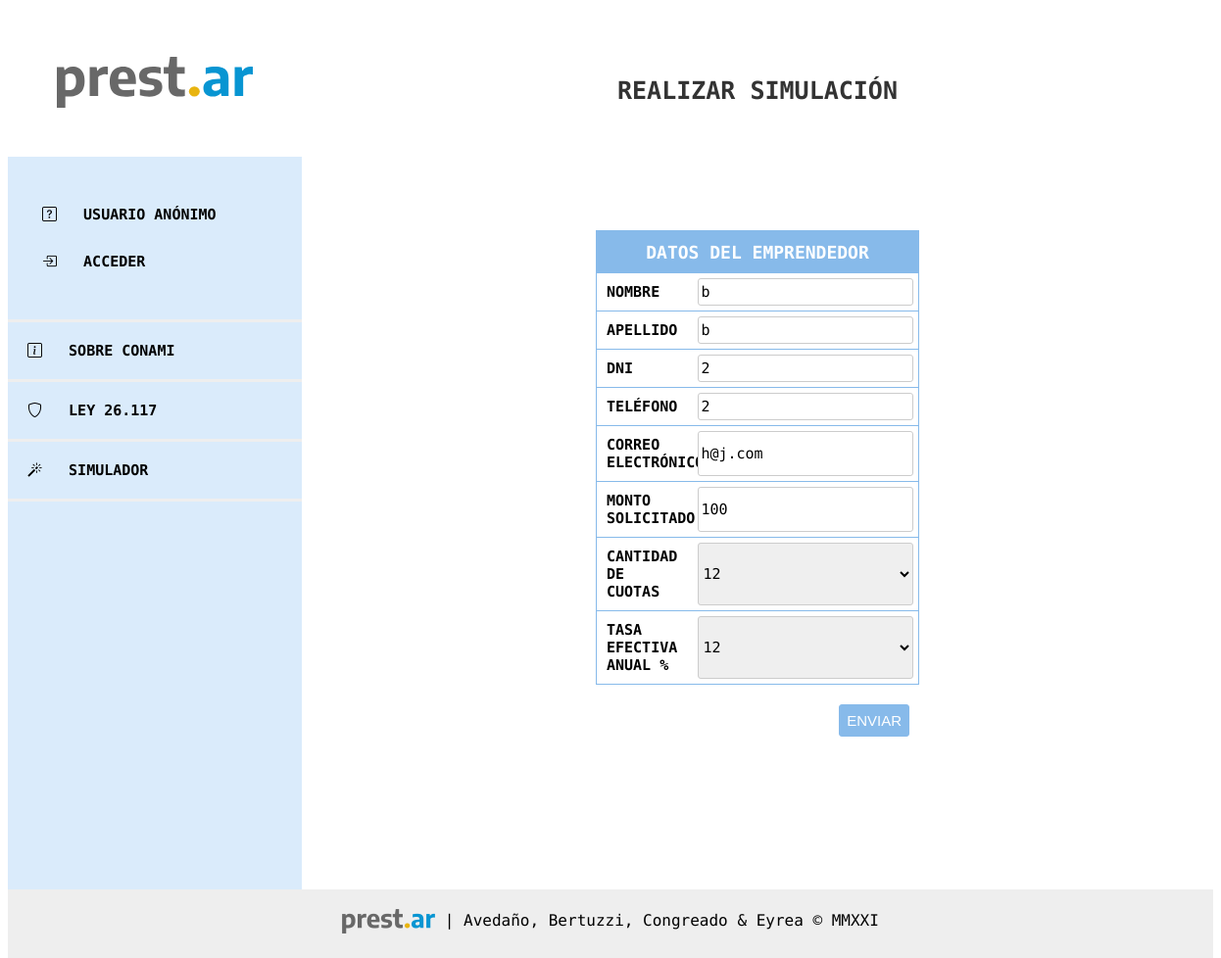
The page /simulador/2/edit/ on the database its author committed.
### prestamos/models.py (models this page shows, shortened)
class Simulacion(models.Model):
    CUOTAS_LISTA = [
        ('1', '1'),
        ('3', '3'),
        ('6', '6'),
        ('9', '9'),
        ('12', '12'),
        ('18', '18'),
        ('24', '24'),
    ]
    smvm = models.ForeignKey(
        SMVM, on_delete=models.CASCADE, null=True, default=1)
    author = models.ForeignKey(
        settings.AUTH_USER_MODEL, on_delete=models.CASCADE, null=True)  # Acá tiene que quedar el null=True porque se tiene que poder hacer simulaciones sin registrarse
    nombre = models.CharField(max_length=200)
    apellido = models.CharField(max_length=200)
    dni = models.IntegerField(validators=[
                              MaxValueValidator(99999999)])
    importe_solicitado = models.PositiveIntegerField()
    created_date = models.DateTimeField(
        default=timezone.now)
    tasa_id = models.ForeignKey(
        TasaInteres, on_delete=models.CASCADE, null=True, default=1)
    tasa_anual = models.PositiveIntegerField()
    cant_cuotas = models.CharField(max_length=200, choices=CUOTAS_LISTA)
    telefono = models.CharField(max_length=200)
    email = models.CharField(max_length=200)
    cuota_final = models.DecimalField(
        decimal_places=2, max_digits=9, null=True)

### prestamos/views.py (the view)
# urls.py: path('simulador/<int:pk>/edit/', views.simulacion_edit, name='simulacion_edit'),
def simulacion_edit(request, pk):
    simulacion = get_object_or_404(Simulacion, pk=pk)
    if request.method == "POST":
        form = SimulacionForm(request.POST, instance=simulacion)
        if form.is_valid():
            simulacion = form.save(commit=False)
            simulacion.save()
            return redirect('simulacion_detail', pk=simulacion.pk)
    else:
        form = SimulacionForm(instance=simulacion)
    return render(request, 'simulador/simulacion_edit.html', {'form': form})

### prestamos/forms.py
class SimulacionForm(forms.ModelForm):
    class Meta:
        model = Simulacion
        fields = ['apellido', 'nombre', 'telefono', 'email', 'importe_solicitado',
                  'cant_cuotas', 'tasa_id', 'dni']

### prestamos/models.py (called while the page is built)
    def __str__(self):
        return '{}'.format(self.tasa)

### prestamos/templates/simulador/simulacion_edit.html (shortened to what this page needs)
{% extends 'base.html' %}
{% block content %}
<header>
	REALIZAR SIMULACIÓN
</header>
<main>
    <div class="texto" style="color:red; padding:30px">
    </div>
    <form target="_self"  method="POST" class="simulacion-form">{% csrf_token %}
			<div class="caja">
     			<div class="grid-item titulo">DATOS DEL EMPRENDEDOR</div>
                 {% if user.is_authenticated %}
                <div class="grid-item texto">NOMBRE</div>
                <div class="grid-input"><input readonly {{ form.nombre }}</div>
                <div class="grid-item texto">APELLIDO</div>
                <div class="grid-input"><input readonly {{ form.apellido }}</div>
                <div class="grid-item texto">DNI</div>
                <div class="grid-input"><input readonly {{ form.dni }}</div>
                <div class="grid-item texto">TELÉFONO</div>
                <div class="grid-input"><input readonly {{ form.telefono }}</div>
                <div class="grid-item texto">CORREO ELECTRÓNICO</div>
                <div class="grid-input"><input readonly {{ form.email }}</div>
                {% else %}
                <div class="grid-item texto">NOMBRE</div>
                <div class="grid-input"> {{ form.nombre }}</div>
                <div class="grid-item texto">APELLIDO</div>
                <div class="grid-input">{{ form.apellido }}</div>
                <div class="grid-item texto">DNI</div>
                <div class="grid-input">{{ form.dni }}</div>
                <div class="grid-item texto">TELÉFONO</div>
                <div class="grid-input">{{ form.telefono }}</div>
                <div class="grid-item texto">CORREO ELECTRÓNICO</div>
                <div class="grid-input">{{ form.email }}</div>
                {% endif %}
                <div class="grid-item texto">MONTO SOLICITADO</div>
                <div class="grid-input">{{ form.importe_solicitado }}</div>
                <div class="grid-item texto">CANTIDAD DE CUOTAS</div>
                <div class="grid-input">{{ form.cant_cuotas }}</div>
                <div class="grid-item texto">TASA EFECTIVA ANUAL %</div>
                <div class="grid-input">{{ form.tasa_id }}</div>
			</div>
            <button class="save btn btn-default">ENVIAR</button>
	</form>
</main>
{% endblock %}

### static/css/style.css (style rules this page uses)
html { height: 100%; }
body { min-height: 100%; font-family: "Encode Sans", sans-serif !important; display: grid; grid-template: "menu header" "menu main" "menu main" "footer footer" / 300px 1fr; }
header { grid-area: header; font-size: 25px; padding: 70px 70px 50px 70px; text-align: center; font-weight: 900; color: #333; }
main { grid-area: main; padding-bottom: 50px; padding-left: 300px; padding-right: 300px; }
.caja { margin-bottom: 20px; display: grid; grid-template-columns: 30% 70%; border: 1px solid #87baea; }
.grid-item { padding: 10px; border-top: 1px solid #87baea; display: grid; align-items: left; font-size: 15px; }
.grid-input { padding: 5px; border-top: 1px solid #87baea; display: grid; align-items: left; font-size: 15px; }
.titulo { text-align: center; font-size: 18px; font-weight: bold; color: white; background-color: #87baea; grid-column-start: 1; grid-column-end: 3; }
.texto { font-size: 15px; font-weight: bold; }
.save { float: right; margin-right: 10px; margin-bottom: 70px; border: 1px solid #87baea; background-color: #87baea; color: #fff; border-radius: 3px; padding: 7px; font-size: 15px; }
html, body { font-family: Arial, Helvetica, sans-serif; }
input, select { font-family: "Encode Sans", sans-serif; font-size: 15px; border: 1px solid #ccc; border-radius: 3px; }

### rows shown on the page
Simulacion: nombre "b", apellido "b", dni "2", telefono "2", email "h@j.com", importe_solicitado "100", cant_cuotas "12", tasa_id "12"
